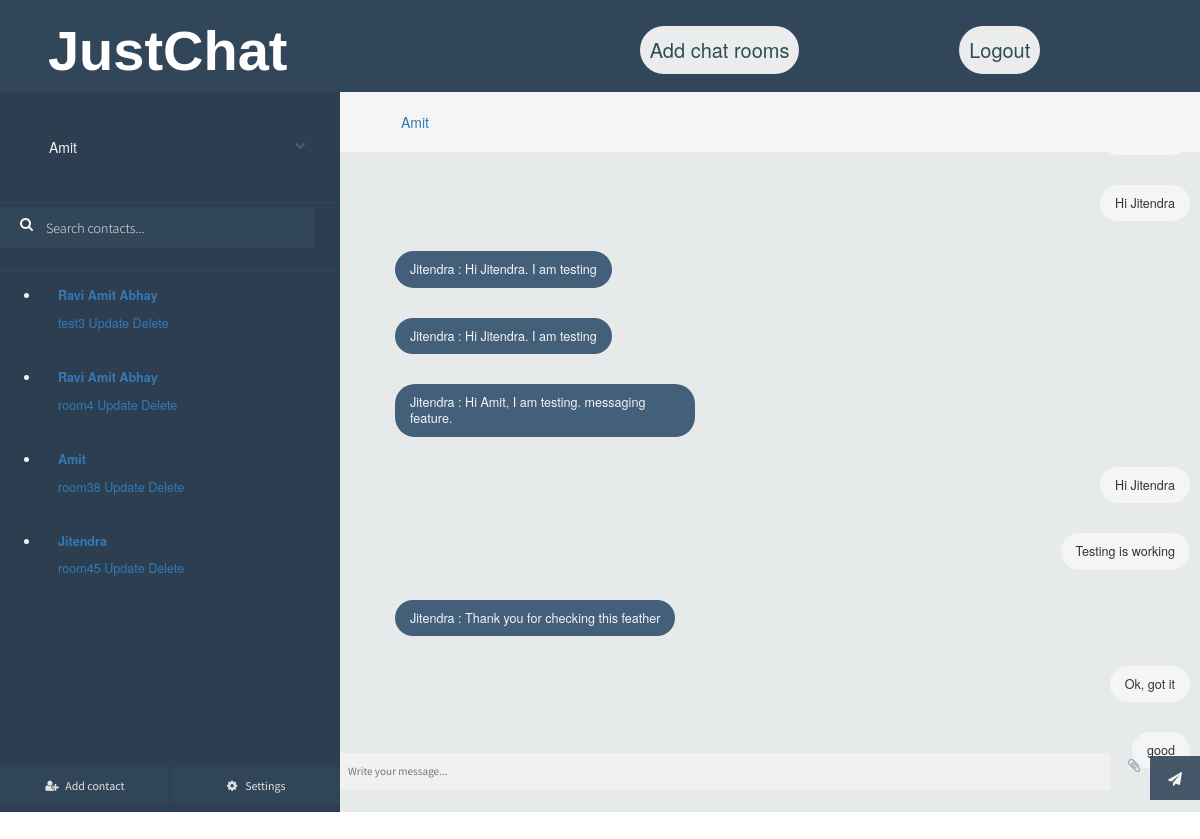
/chat/Amit/rooms/room38/ (signed in), run on the app's committed database.
### chat/models.py (models this page shows, shortened)
class Room(models.Model):
    user = models.ForeignKey(
            User, on_delete=models.CASCADE
        )
    room_name = models.CharField(max_length=50)
    participants = models.ManyToManyField(User, related_name='friends', blank=True)

class Message(models.Model):
    author = models.ForeignKey(User, on_delete=models.CASCADE)
    content = models.TextField()
    timestamp = models.DateTimeField(auto_now_add=True)
    room = models.ForeignKey(Room, on_delete=models.CASCADE)

### chat/views.py (the view)
# urls.py: path('chat/<str:username>/rooms/<str:room_name>/', views.chat_rooms, name='chat_rooms'),
@login_required(login_url='/login')
def chat_rooms(request, username, room_name):
    username = request.user
    current_user = User.objects.get(username=username)
    user_rooms = Room.objects.filter(participants__username=current_user)
    room_deatails = filter_rooms_and_friends(user_rooms, current_user)
    room = Room.objects.get(room_name=room_name)
    participants = room.participants.all()
    participants_name = filter_participants(current_user, participants)
    is_participant_user = User.objects.get(username=current_user)
    if is_participant_user in participants:
        print("The current user is allowed to send message")
        messages = Message.objects.filter(room=room).order_by('-timestamp').all()
        if request.method == 'POST':
            msg = request.POST['chat-msg-input']
            data = Message(author=current_user, content=msg, room=room)
            data.save()
            return redirect('chat:chat_rooms', username, room.room_name)
        print('&*&&&&&&&&&&&&&&&&&&&&&&&&&&: room_name ', room_name, type(room_name))
        print(current_user.username, type(current_user.username))
        return render(request, 'chat/room.html', {
            'room_name': room_name,
            'username': current_user,
            'messages': reversed(messages),
            'rooms_details': room_deatails,
            'participants': participants_name,
            'group_name': ''
        })
    else:
        print("The current use user is not allowed to send message.")
        return HttpResponse("<h1>You are an unauthorized user for this room.</h1>")

### chat/views.py (called while the page is built)
def filter_rooms_and_friends(user_rooms, current_user):
    all_rooms = []
    participants = []
    for room in user_rooms:
        all_rooms.append(room.room_name)
        participants.append(room.participants.all())
    friends = []
    for users in participants:
        print('-------------------')
        print(len(users))
        print(users)
        if len(users) == 2:
            for user in users:
                if user.username != current_user.username:
                    friends.append(user.username)
        else:
            temp = ''
            for user in users:
                temp += ' ' + user.username
            print(temp)
            friends.append(temp)
        print(len(friends))
    print(len(all_rooms), len(friends))
    print(friends)
    return zip(all_rooms, friends)

def filter_participants(current_user, participants):
    friend_name = ''
    group_name = ""
    if len(participants) == 2:
        for participant in participants:
            if participant != current_user:
                friend_name = participant.username
        return friend_name
    else:
        for participant in participants:
            group_name += ' ' + participant.username
        return group_name

### chat/templates/chat/room.html (shortened to what this page needs)
{% load static %}
<!DOCTYPE html><html class=''>
<head>
<link href="//maxcdn.bootstrapcdn.com/bootstrap/4.0.0/css/bootstrap.min.css" rel="stylesheet" id="bootstrap-css">
<link href="//netdna.bootstrapcdn.com/bootstrap/3.0.0/css/bootstrap.min.css" rel="stylesheet" id="bootstrap-css">
<link rel='stylesheet prefetch' href='https://cdnjs.cloudflare.com/ajax/libs/meyer-reset/2.0/reset.min.css'><link rel='stylesheet prefetch' href='https://cdnjs.cloudflare.com/ajax/libs/font-awesome/4.6.2/css/font-awesome.min.css'>
<link rel="stylesheet" href="{% static 'css/user.css' %}">
<link rel="stylesheet" href="{% static 'css/room.css' %}">
</head>
<body>
  <header>
    <div id="header-child1">
        <form action="" method="GET">
            <a href="{% url 'chat:get_rooms' username %}"><h1 id="logo">JustChat</h1></a>
        </form>
    </div>
    <div id="header-child2">
        <div>
            <form action="{% url 'chat:user_details' username %}" method="GET">
                <button class="btn">Add chat rooms</button>
            </form>
        </div>
        <div>
            <form action="/logout" method="GET">
                <button class="btn">Logout</button>
            </form>
        </div>
    </div>
  </header>
<div id="frame">
	<div id="sidepanel">
		<div id="profile">
			<div class="wrap">
				<p>{{username}}</p>
				<i class="fa fa-chevron-down expand-button" aria-hidden="true"></i>
			</div>
		</div>
		<div id="search">
      <form action="{% url 'chat:search_room' username room_name %}" method="POST">
        <label for=""><i class="fa fa-search" aria-hidden="true"></i></label>
        <input type="text" placeholder="Search contacts..." />
      </form>
		</div>
		<div id="contacts">
			<ul>
        {% for room_name, friend in rooms_details %}
          <li class="contact">
            <div class="wrap">
              <div class="meta">
                <p class="name"><a href="{% url 'chat:chat_rooms' username room_name %}">{{friend}}</a></p>
                <a href="">{{room_name}}</a>
                <a href="{% url 'chat:update_room' username room_name %}">Update</a>
                <a href="{% url 'chat:delete_room' username room_name %}">Delete</a>
                <p class="preview"></p>
              </div>
            </div>
          </li>
        {% endfor %}
			</ul>
		</div>
		<div id="bottom-bar">
			<button id="addcontact"><i class="fa fa-user-plus fa-fw" aria-hidden="true"></i> <span>Add contact</span></button>
			<button id="settings"><i class="fa fa-cog fa-fw" aria-hidden="true"></i> <span>Settings</span></button>
		</div>
	</div>
	<div class="content">
		<div class="contact-profile">
      </b><a href="">{{participants}}</a>
    </div>
		<div class="messages" id="message-box">
			<ul>
        {% for message in messages %}
          {% if message.author != username %}
            <li class="sent">
                <p>{{message.author}} : {{message.content}}</p>
            </li>
          {% else %}
            <li class="replies">
              <p>{{message.content}}</p>
            </li>
          {% endif %}
        {% endfor %}
			</ul>
    </div>
		<div class="message-input">
			<div class="wrap">
        <form action="{% url 'chat:chat_rooms' username room_name %}" method="POST">
          <input type="text" name="chat-msg-input" placeholder="Write your message..." />
          <i class="fa fa-paperclip attachment" aria-hidden="true"></i>
          <button class="submit"><i class="fa fa-paper-plane" aria-hidden="true"></i></button>
        </form>
			</div>
		</div>
	</div>
</div>
  </body>
</html>

### chat/static/css/user.css (style rules this page uses)
body { margin: 0ex; padding: 0ex; }
a { text-decoration: none; }
header { height: 10%; background-color: rgb(81, 81, 223); display: flex; justify-content: space-between; align-items: center ; }
#header-child2 { width: 60%; display: flex; justify-content: space-evenly; }
#logo { padding-left: 20%; font-size: 400%; font-weight: bold; font: bolder; color: white; font-family: Helvetica; }
.btn { background-color: white; border: none; color: darkslategrey; padding: 10px; text-align: center; text-decoration: none; display: inline-block; font-size: 20px; cursor: pointer; border-radius: 7.447vw; }
* { box-sizing: border-box }
input[type=text], input[type=password] { width: 100%; padding: 15px; margin: 5px 0 22px 0; display: inline-block; border: none; background: #f1f1f1; }
button { background-color: #4CAF50; color: white; padding: 14px 20px; margin: 8px 0; border: none; cursor: pointer; width: 100%; opacity: 0.9; }

### chat/templates/chat/room.html (style rules this page uses)
header { height: 15%; background-color: #32465a; }

### data on the page
Room: rooms_details "test3"
Room: rooms_details "room4"
Room: rooms_details "room38"
Room: rooms_details "room45"
Message: content "Hi Jitendra"
Message: author "Jitendra", content "Hi Jitendra. I am testing"
Message: author "Jitendra", content "Hi Jitendra. I am testing"
Message: author "Jitendra", content "Hi Amit, I am testing. messaging feature."
Message: content "Hi Jitendra"
Message: content "Testing is working"
Message: author "Jitendra", content "Thank you for checking this feather"
Message: content "Ok, got it"
Message: content "good"

### other printed values
{{ username }} "Amit"
{{ friend }} "Ravi Amit Abhay" "Ravi Amit Abhay" "Amit" "Jitendra"
{{ participants }} "Amit"
